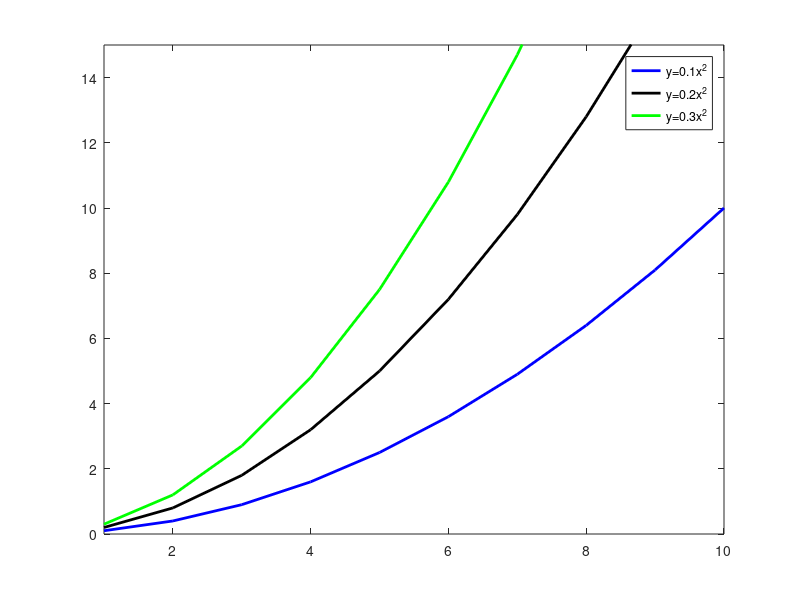

Source code (MATLAB):
clear
clc
close all

colors = {'b-','k-','g-'};


x = 1:10;
hat = [0.1 0.2 0.3];

for idx = 1:length(colors)
    
    y = hat(idx).*x.^2;
    
    plot(x,y,colors{idx},'LineWidth',2)
    
    hold on
end

legend('y=0.1x^2','y=0.2x^2','y=0.3x^2')

xlim([1 10])
ylim([0 15])
